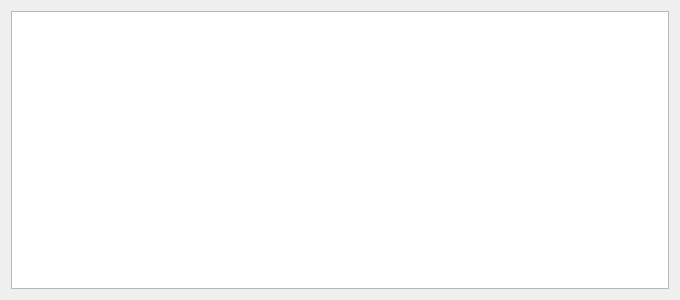
<?xml version="1.0" encoding="UTF-8"?>
<ui version="4.0">
 <class>ShowTextDialog</class>
 <widget class="QDialog" name="ShowTextDialog">
  <property name="geometry">
   <rect>
    <x>0</x>
    <y>0</y>
    <width>680</width>
    <height>300</height>
   </rect>
  </property>
  <property name="windowTitle">
   <string>Log</string>
  </property>
  <property name="windowIcon">
   <iconset resource="icons.qrc">
    <normaloff>:/openlmi-logo.png</normaloff>:/openlmi-logo.png</iconset>
  </property>
  <layout class="QGridLayout" name="gridLayout">
   <item row="0" column="0">
    <widget class="QTextEdit" name="text_edit">
     <property name="readOnly">
      <bool>true</bool>
     </property>
    </widget>
   </item>
  </layout>
 </widget>
 <resources>
  <include location="icons.qrc"/>
 </resources>
 <connections/>
</ui>
